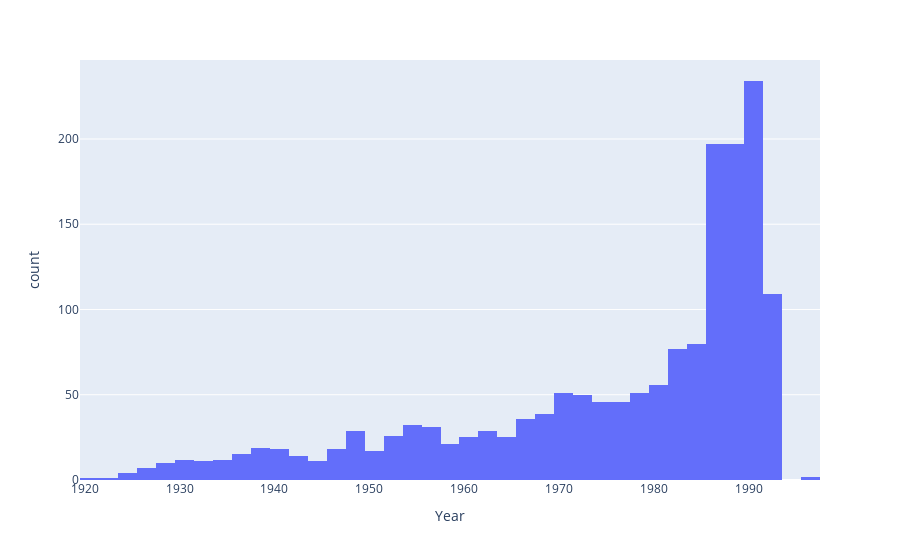

The cell this chart's notebook holds for it:
### Markdown cell above
## Step 2 - Initial plots
Since I've seen a preview of the data by calling the dataframe, I know that this data is logging data that includes the year something occured - this data would lend itself well to a [histogram](https://www.khanacademy.org/math/cc-sixth-grade-math/cc-6th-data-statistics/histograms/v/histograms-intro#:~:text=A%20histogram%20is%20a%20graphical,spread%20of%20continuous%20sample%20data.). I'm calling the plotly histogram function - learn more about using plotly [here](https://plotly.com/python/). Run the code cell below.

*If you are running into an issue where the plot is not showing, check that you are in the correct environment (data_as-in_narrative). You can do this by returning to Anaconda Navigator and ensuring that on the home tab 'Applications on' is set to data_as-in_narrative'. If it is not, close this notebook, return to Anaconda Navigator, set the 'Applications on' to the data_as-in_narrative environment, and open this notebook again!

### Code cell
fig = px.histogram(df, x='Year')
fig.show()

### Figure 1 — Plotly figure (JSON) as saved in the notebook; plotly's stock layout.template omitted (floating-point values rounded to 4 significant figures; data arrays with more than 128 entries replaced by an {"elided": "..."} marker saying what was removed)
{"data": [{"alignmentgroup": "True", "bingroup": "x", "hovertemplate": "Year=%{x}<br>count=%{y}<extra></extra>", "legendgroup": "", "marker": {"color": "#636efa"}, "name": "", "offsetgroup": "", "orientation": "v", "showlegend": false, "type": "histogram", "x": {"elided": "1659 int values"}, "xaxis": "x", "yaxis": "y"}], "layout": {"autosize": true, "barmode": "relative", "legend": {"tracegroupgap": 0}, "margin": {"t": 60}, "xaxis": {"anchor": "y", "autorange": true, "domain": [0, 1], "range": [1920.0, 1998.0], "title": {"text": "Year"}, "type": "linear"}, "yaxis": {"anchor": "x", "autorange": true, "domain": [0, 1], "range": [0, 246.3], "title": {"text": "count"}}}}
